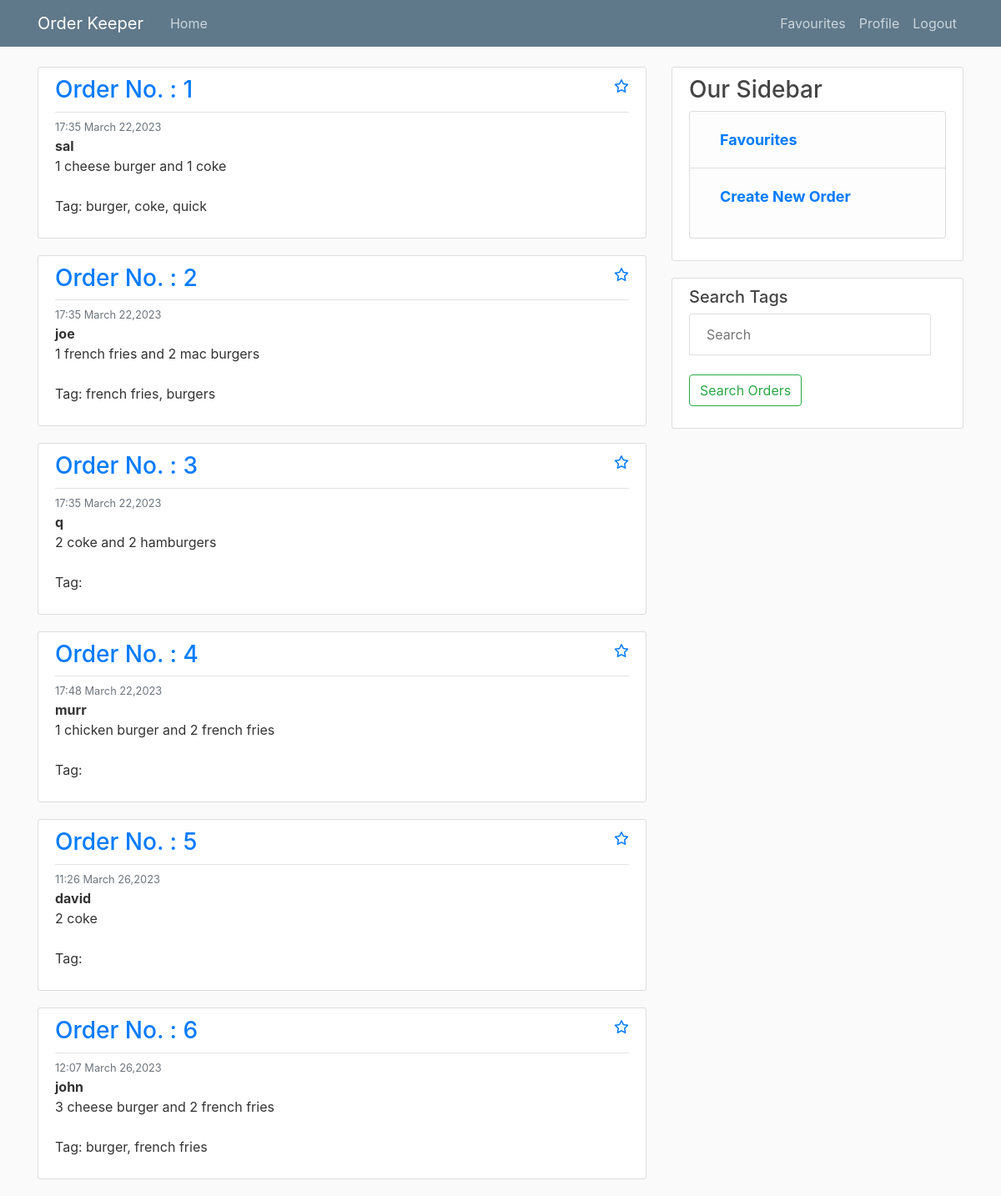
The app's page / (signed in) with its own data.
### order/models.py (models this page shows, shortened)
class Order(models.Model):
    order_no = models.CharField(max_length = 100)
    order = models.TextField()
    customer_name = models.CharField(max_length = 100)
    author = models.ForeignKey(User, on_delete = models.CASCADE)
    time_posted = models.DateTimeField(default = timezone.now)
    favourites = models.ManyToManyField(User, related_name='favourite', default=None, blank=None)
    is_favourite = models.BooleanField(default=False)
    tags = TaggableManager()

### order/views.py (the view)
# urls.py: path('', PostListView.as_view(), name='order-home'),
class PostListView(ListView):
    model = Order
    template_name = "order/home.html"
    context_object_name = "orders"
    ordering = ['time_posted']

### order/templates/order/home.html
{% extends "order/base.html" %}
{% block content %}
{% if user.is_authenticated %}
    {% for order in orders %}
        <article class="media content-section">
          <div class="media-body">
            <div class="article-metadata d-flex justify-content-between">
              <h3><a class="mr-2" href="{% url 'order-detail' order.id %}">Order No. : {{ order.order_no }}</a></h3>
                      <a href="{% url 'order-favourite_add' order.id %}">
                          <i class="far fa-star"></i>
                      </a>
            </div>
            <div>
              <small class="text-muted"> {{ order.time_posted|date:"H:i F d,Y" }}</small>
            </div>
            <p class="article-content"><b>{{ order.customer_name }}</b>
            {{ order.order }}<br>
            Tag: {% for tag in order.tags.all %}{{tag.name}}{% if not forloop.last %}, {% endif %}{% endfor %}
            </p>
          </div>
        </article>
    {% endfor %}
{% else %}
    <h2> To use Order Keeper, you need to Register.</h2>
    <a href="{% url 'register' %}"> Register Here </a>
{% endif %}
{% endblock content %}

### order/templates/order/base.html (shortened to what this page needs)
{% load static %}
<!DOCTYPE html>
<html>
    <head>
    <link href="{% static 'fontawesomefree/css/fontawesome.css' %}" rel="stylesheet" type="text/css">
    <link href="{% static 'fontawesomefree/css/brands.css' %}" rel="stylesheet" type="text/css">
    <link href="{% static 'fontawesomefree/css/solid.css' %}" rel="stylesheet" type="text/css">
    <link rel="stylesheet" href="https://cdn.jsdelivr.net/npm/bootstrap@4.0.0/dist/css/bootstrap.min.css">
    <link rel="stylesheet" type="text/css" href="{% static 'order/main.css' %}">
    </head>
    <body>
        <header class="site-header">
          <nav class="navbar navbar-expand-md navbar-dark bg-steel fixed-top">
            <div class="container">
              <a class="navbar-brand mr-4" href="{% url 'order-home' %}">Order Keeper</a>
              <div class="collapse navbar-collapse" id="navbarToggle">
                <div class="navbar-nav mr-auto">
                  <a class="nav-item nav-link" href="{% url 'order-home' %}">Home</a>
                </div>
                <div class="navbar-nav">
                    {% if user.is_authenticated %}
                      <a class="nav-item nav-link" href="{% url 'order-favourite' %}">Favourites</a>
                      <a class="nav-item nav-link" href="{% url 'profile' %}">Profile</a>
                      <a class="nav-item nav-link" href="{% url 'logout' %}">Logout</a>
                    {% else %}
                        <a class="nav-item nav-link" href="{% url 'login' %}">Login</a>
                        <a class="nav-item nav-link" href="{% url 'register' %}">Register</a>
                    {% endif %}
                </div>
              </div>
            </div>
          </nav>
        </header>
        <main role="main" class="container">
          <div class="row">
            <div class="col-md-8">
                {% block content %}{% endblock %}
            </div>
            {% if user.is_authenticated %}
            <div class="col-md-4">
                <div class="content-section">
                  <h3>Our Sidebar</h3>
                    <ul class="list-group">
                      <li class="list-group-item list-group-item-light"><a class="nav-item nav-link" href="{% url 'order-favourite' %}"><font size=+1><b>Favourites</a></li>
                      <li class="list-group-item list-group-item-light"><a class="nav-item nav-link" href="{% url 'order-create' %}"> Create New Order</b></font> </a></li>
                    </ul>
                </div>
                <div class="content-section">
                  <h5>Search Tags</h5>
                    <ul class="list-group">
                    <form action="{% url 'order-search' %}" method="get">
                      <input class="list-group-item list-gruop-item-light" name="search" type="search" placeholder="Search">
                      <br>
                      <button class="btn btn-outline-success my-2 my-sm-0" type="submit"> Search Orders </button>
                    </form>
                    </ul>
                </div>
            </div>
            {% endif %}
          </div>
        </main>
    </body>
</html>

### order/static/order/main.css (style rules this page uses)
body { background: #fafafa; color: #333333; margin-top: 5rem; }
h1, h2, h3, h4, h5, h6 { color: #444444; }
ul { margin: 0; }
.bg-steel { background-color: #5f788a; }
.site-header .navbar-nav .nav-link { color: #cbd5db; }
.content-section { background: #ffffff; padding: 10px 20px; border: 1px solid #dddddd; border-radius: 3px; margin-bottom: 20px; }
.article-content { white-space: pre-line; }
.article-metadata { padding-bottom: 1px; margin-bottom: 4px; border-bottom: 1px solid #e3e3e3 }

### records on screen
Order: order_no "1", time_posted "17:35 March 22,2023", customer_name "sal", order "1 cheese burger and 1 coke"
Tag: name "burger"
Tag: name "coke"
Tag: name "quick"
Order: order_no "2", time_posted "17:35 March 22,2023", customer_name "joe", order "1 french fries and 2 mac burgers"
Tag: name "french fries"
Tag: name "burgers"
Order: order_no "3", time_posted "17:35 March 22,2023", customer_name "q", order "2 coke and 2 hamburgers"
Order: order_no "4", time_posted "17:48 March 22,2023", customer_name "murr", order "1 chicken burger and 2 french fries"
Order: order_no "5", time_posted "11:26 March 26,2023", customer_name "david", order "2 coke"
Order: order_no "6", time_posted "12:07 March 26,2023", customer_name "john", order "3 cheese burger and 2 french fries"
